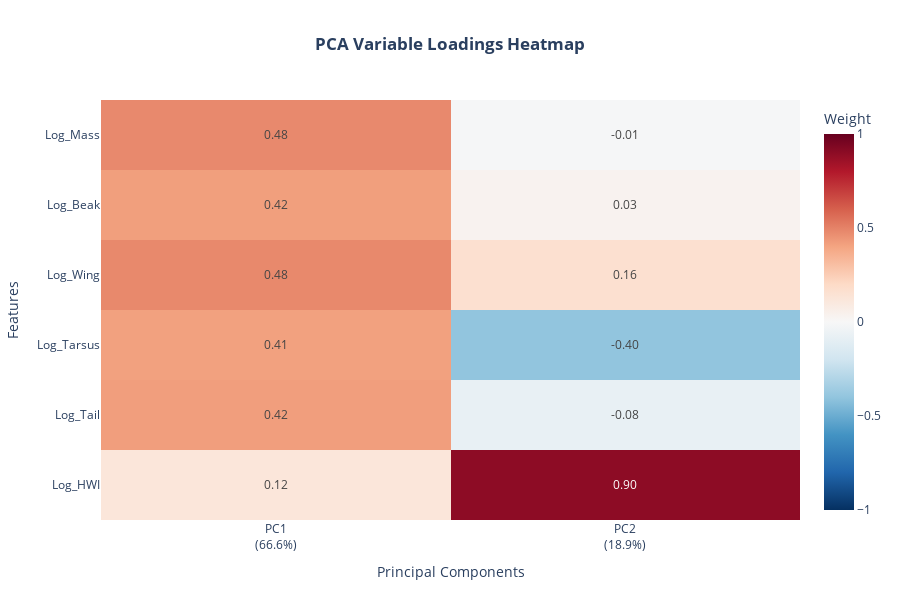

This figure's notebook cell:
### Code cell
pca_2d = PCA(n_components=2)
components = pca_2d.fit_transform(X_scaled)

df_clean['PC1'] = components[:, 0]
df_clean['PC2'] = components[:, 1]
var = pca_2d.explained_variance_ratio_ * 100

loadings = pca_2d.components_.T
pc_labels = [f'PC1<br>({var[0]:.1f}%)', f'PC2<br>({var[1]:.1f}%)']

fig_heat = px.imshow(
    loadings,
    labels=dict(x="Principal Components", y="Features", color="Weight"),
    x=pc_labels, y=features,
    color_continuous_scale='RdBu_r', zmin=-1, zmax=1,
    text_auto='.2f', aspect="auto", title='<b>PCA Variable Loadings Heatmap</b>'
)
fig_heat.update_layout(autosize=True, title_x=0.5, height=600, margin=dict(t=100))
fig_heat.show()

### Figure 1 — Plotly figure (JSON) as saved in the notebook; plotly's stock layout.template omitted (floating-point values rounded to 4 significant figures)
{"data": [{"coloraxis": "coloraxis", "hovertemplate": "Principal Components: %{x}<br>Features: %{y}<br>Weight: %{z}<extra></extra>", "name": "0", "texttemplate": "%{z:.2f}", "type": "heatmap", "x": ["PC1<br>(66.6%)", "PC2<br>(18.9%)"], "xaxis": "x", "y": ["Log_Mass", "Log_Beak", "Log_Wing", "Log_Tarsus", "Log_Tail", "Log_HWI"], "yaxis": "y", "z": [[0.4809, -0.009557], [0.4184, 0.03456], [0.4824, 0.1621], [0.412, -0.4009], [0.4197, -0.07796], [0.1223, 0.8976]]}], "layout": {"autosize": true, "coloraxis": {"cmax": 1, "cmin": -1, "colorbar": {"title": {"text": "Weight"}}, "colorscale": [[0, "rgb(5,48,97)"], [0.1, "rgb(33,102,172)"], [0.2, "rgb(67,147,195)"], [0.3, "rgb(146,197,222)"], [0.4, "rgb(209,229,240)"], [0.5, "rgb(247,247,247)"], [0.6, "rgb(253,219,199)"], [0.7, "rgb(244,165,130)"], [0.8, "rgb(214,96,77)"], [0.9, "rgb(178,24,43)"], [1, "rgb(103,0,31)"]]}, "height": 600, "margin": {"t": 100}, "title": {"text": "<b>PCA Variable Loadings Heatmap</b>", "x": 0.5}, "xaxis": {"anchor": "y", "domain": [0, 1], "title": {"text": "Principal Components"}}, "yaxis": {"anchor": "x", "autorange": "reversed", "domain": [0, 1], "title": {"text": "Features"}}}}
